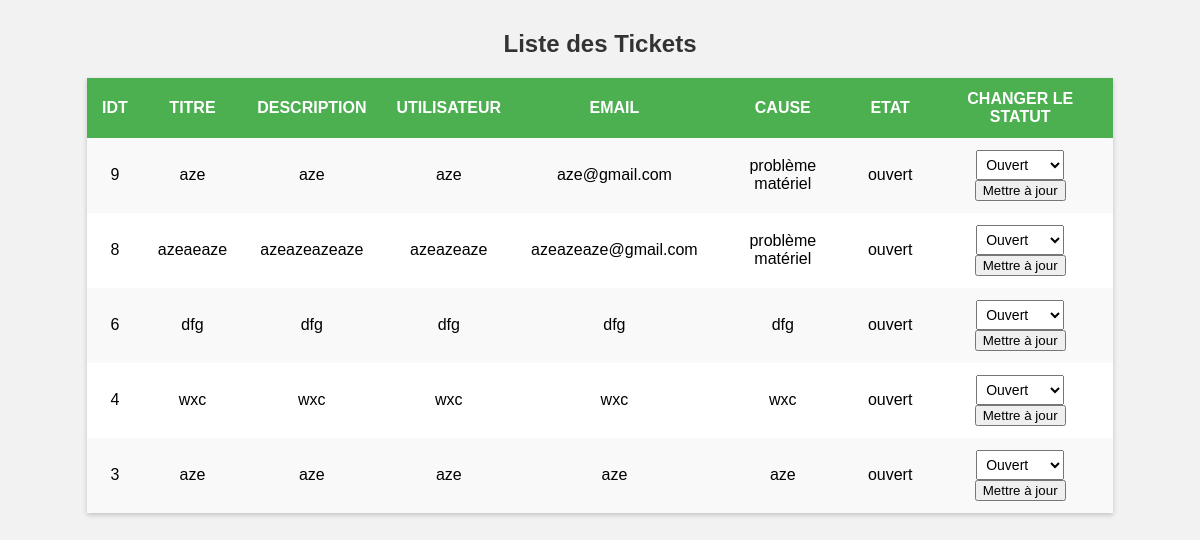
Screenshot of /ticketouvert.php with the database file from the repository.
### tables this page shows
CREATE TABLE `ticket` (
  `idT` int(11) NOT NULL AUTO_INCREMENT,
  `titre` varchar(30) NOT NULL,
  `description` varchar(150) NOT NULL,
  `utilisateur` varchar(30) NOT NULL,
  `email` varchar(30) NOT NULL,
  `cause` varchar(30) NOT NULL,
  `etat` varchar(15) DEFAULT NULL,
  PRIMARY KEY (`idT`)
);

### ticketouvert.php (the view, shortened to what this page needs)
<?php
$host = 'localhost';
$user = 'projet';
$pass = '1234';
$db = 'projet_php';
$mysqli = new mysqli($host, $user, $pass, $db);
$result = $mysqli->query("SELECT * FROM ticket where etat = 'ouvert' ORDER BY idT DESC");
echo '
<!DOCTYPE html>
<html lang="fr">
<head>
    <meta charset="UTF-8">
    <title> Tickets Exclusivement Ouverts </title>
    <style>
        body {
            font-family: Arial, sans-serif;
            margin: 30px;
            background-color: #f2f2f2;
        }
        h2 {
            text-align: center;
            color: #333;
        }
        table {
            border-collapse: collapse;
            width: 90%;
            margin: auto;
            background-color: #fff;
            box-shadow: 0 2px 5px rgba(0,0,0,0.2);
        }
        th, td {
            padding: 12px 15px;
            text-align: center;
        }
        th {
            background-color: #4CAF50;
            color: white;
            text-transform: uppercase;
        }
        tr:nth-child(even) {
            background-color: #f9f9f9;
        }
        tr:hover {
            background-color: #f1f1f1;
        }
        select {
            padding: 5px;
            font-size: 14px;
        }
    </style>
</head>
<body>
';
if ($result && $result->num_rows > 0) {
    echo '<h2>Liste des Tickets</h2>';
    echo '<table>';
    echo '<tr>';
    while ($fieldinfo = $result->fetch_field()) {
        echo '<th>' . htmlspecialchars($fieldinfo->name) . '</th>';
    }
    echo '<th>Changer le statut</th>';
    echo '</tr>';
    while ($row = $result->fetch_assoc()) {
        echo '<tr>';
        foreach ($row as $key => $value) {
            echo '<td>' . htmlspecialchars($value) . '</td>';
        }
        echo '<td>
                <form method="POST" action="">
                    <input type="hidden" name="ticket_id" value="' . $row['idT'] . '">
                    <select name="etat">
                        <option value="ouvert"' . ($row['etat'] == 'ouvert' ? ' selected' : '') . '>Ouvert</option>
                        <option value="en cours"' . ($row['etat'] == 'en cours' ? ' selected' : '') . '>En cours</option>
                        <option value="fermé"' . ($row['etat'] == 'fermé' ? ' selected' : '') . '>Fermé</option>
                    </select>
                    <button type="submit" name="update_status">Mettre à jour</button>
                </form>
              </td>';
        echo '</tr>';
    }
    echo '</table>';
} else {
    echo '<h2>Aucun ticket trouvé.</h2>';
}
echo '
</body>
</html>
';
?>

### ticketouvert.php (style rules this page uses)
body { font-family: Arial, sans-serif; margin: 30px; background-color: #f2f2f2; }
h2 { text-align: center; color: #333; }
table { border-collapse: collapse; width: 90%; margin: auto; background-color: #fff; box-shadow: 0 2px 5px rgba(0,0,0,0.2); }
th, td { padding: 12px 15px; text-align: center; }
th { background-color: #4CAF50; color: white; text-transform: uppercase; }
tr:nth-child(even) { background-color: #f9f9f9; }
select { padding: 5px; font-size: 14px; }

### rows the page displays
ticket: idT "9", titre "aze", description "aze", utilisateur "aze", email "aze@gmail.com", cause "problème matériel", etat "ouvert", etat "Ouvert"
ticket: idT "8", titre "azeaeaze", description "azeazeazeaze", utilisateur "azeazeaze", email "azeazeaze@gmail.com", cause "problème matériel", etat "ouvert", etat "Ouvert"
ticket: idT "6", titre "dfg", description "dfg", utilisateur "dfg", email "dfg", cause "dfg", etat "ouvert", etat "Ouvert"
ticket: idT "4", titre "wxc", description "wxc", utilisateur "wxc", email "wxc", cause "wxc", etat "ouvert", etat "Ouvert"
ticket: idT "3", titre "aze", description "aze", utilisateur "aze", email "aze", cause "aze", etat "ouvert", etat "Ouvert"

### other values shown
$fieldinfo->name "IDT"
$fieldinfo->name "TITRE"
$fieldinfo->name "DESCRIPTION"
$fieldinfo->name "UTILISATEUR"
$fieldinfo->name "EMAIL"
$fieldinfo->name "CAUSE"
$fieldinfo->name "ETAT"
